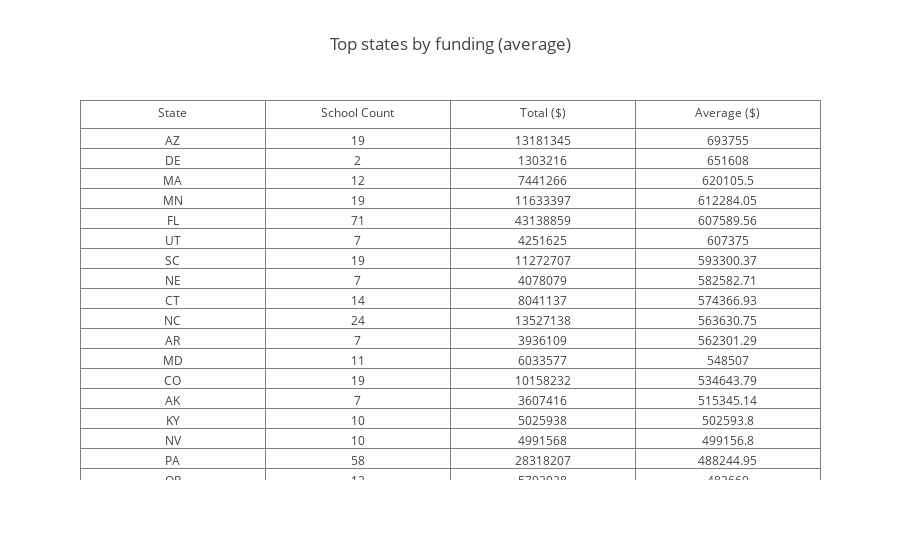

Write notebook code for a chart like this one.
### Code cell
iplot(
    go.Figure(
        data = [
            go.Table(
                header = dict(values=["State", "School Count", "Total ($)", "Average ($)"]),
                cells = dict(values=[state_table['State'],state_table['Count'],state_table['Total Funding'],state_table['Average']])
            )
        ],
        layout = go.Layout(title = "Top states by funding (average)")
    )
)

### Figure 1 — Plotly figure (JSON) as saved in the notebook; plotly's stock layout.template omitted (floating-point values rounded to 4 significant figures; data arrays with more than 128 entries replaced by an {"elided": "..."} marker saying what was removed)
{"data": [{"cells": {"values": {"elided": "4x50 mixed values"}}, "header": {"values": ["State", "School Count", "Total ($)", "Average ($)"]}, "type": "table", "uid": "b8033440-4f02-433d-bdc9-7a9efb15940b"}], "layout": {"autosize": true, "title": {"text": "Top states by funding (average)"}}}
